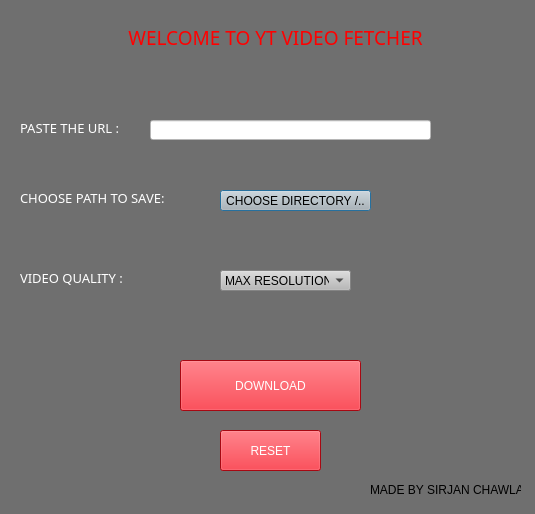
<?xml version="1.0" encoding="UTF-8"?>
<ui version="4.0">
 <class>Dialog</class>
 <widget class="QDialog" name="Dialog">
  <property name="geometry">
   <rect>
    <x>0</x>
    <y>0</y>
    <width>535</width>
    <height>514</height>
   </rect>
  </property>
  <property name="windowTitle">
   <string>Dialog</string>
  </property>
  <property name="styleSheet">
   <string notr="true">background-color: rgb(111, 111, 111);</string>
  </property>
  <widget class="QLabel" name="TITLE">
   <property name="geometry">
    <rect>
     <x>120</x>
     <y>30</y>
     <width>311</width>
     <height>21</height>
    </rect>
   </property>
   <property name="font">
    <font>
     <family>Segoe UI Black</family>
     <pointsize>14</pointsize>
     <weight>10</weight>
     <italic>false</italic>
     <bold>false</bold>
    </font>
   </property>
   <property name="styleSheet">
    <string notr="true">color: rgb(255, 0, 0);
font: 87 14pt &quot;Segoe UI Black&quot;;
</string>
   </property>
   <property name="text">
    <string>WELCOME TO YT VIDEO FETCHER</string>
   </property>
   <property name="alignment">
    <set>Qt::AlignBottom|Qt::AlignHCenter</set>
   </property>
  </widget>
  <widget class="QLabel" name="URL">
   <property name="geometry">
    <rect>
     <x>20</x>
     <y>120</y>
     <width>111</width>
     <height>16</height>
    </rect>
   </property>
   <property name="font">
    <font>
     <family>Segoe UI Black</family>
     <pointsize>10</pointsize>
    </font>
   </property>
   <property name="styleSheet">
    <string notr="true">color: rgb(255, 255, 255);</string>
   </property>
   <property name="text">
    <string>PASTE THE URL :</string>
   </property>
  </widget>
  <widget class="QLineEdit" name="URL_GET">
   <property name="geometry">
    <rect>
     <x>150</x>
     <y>120</y>
     <width>281</width>
     <height>20</height>
    </rect>
   </property>
   <property name="styleSheet">
    <string notr="true">background-color: rgb(255, 255, 255);
border-color: rgb(85, 255, 255);
font: 87 8pt &quot;Segoe UI Black&quot;;
</string>
   </property>
   <property name="text">
    <string/>
   </property>
  </widget>
  <widget class="QLabel" name="path">
   <property name="geometry">
    <rect>
     <x>20</x>
     <y>190</y>
     <width>161</width>
     <height>16</height>
    </rect>
   </property>
   <property name="font">
    <font>
     <family>Segoe UI Black</family>
     <pointsize>10</pointsize>
    </font>
   </property>
   <property name="styleSheet">
    <string notr="true">color: rgb(255, 255, 255);</string>
   </property>
   <property name="text">
    <string>CHOOSE PATH TO SAVE:</string>
   </property>
  </widget>
  <widget class="QPushButton" name="path_btn">
   <property name="geometry">
    <rect>
     <x>220</x>
     <y>190</y>
     <width>151</width>
     <height>21</height>
    </rect>
   </property>
   <property name="styleSheet">
    <string notr="true">font: 87 8pt &quot;Segoe UI Black&quot;;
background-color: rgb(185, 185, 185);
</string>
   </property>
   <property name="text">
    <string>CHOOSE DIRECTORY /..</string>
   </property>
  </widget>
  <widget class="QLabel" name="path_2">
   <property name="geometry">
    <rect>
     <x>20</x>
     <y>270</y>
     <width>161</width>
     <height>16</height>
    </rect>
   </property>
   <property name="font">
    <font>
     <family>Segoe UI Black</family>
     <pointsize>10</pointsize>
    </font>
   </property>
   <property name="styleSheet">
    <string notr="true">color: rgb(255, 255, 255);</string>
   </property>
   <property name="text">
    <string>VIDEO QUALITY : </string>
   </property>
  </widget>
  <widget class="QComboBox" name="choice_combo">
   <property name="geometry">
    <rect>
     <x>220</x>
     <y>270</y>
     <width>131</width>
     <height>21</height>
    </rect>
   </property>
   <property name="styleSheet">
    <string notr="true">background-color: rgb(185, 185, 185);
selection-color: rgb(0, 0, 0);
selection-background-color: rgb(255, 255, 255);
font: 87 8pt &quot;Segoe UI Black&quot;;</string>
   </property>
   <item>
    <property name="text">
     <string>MAX RESOLUTION</string>
    </property>
   </item>
   <item>
    <property name="text">
     <string>LOW RESOLUTION</string>
    </property>
   </item>
   <item>
    <property name="text">
     <string>AUDIO ONLY</string>
    </property>
   </item>
  </widget>
  <widget class="QPushButton" name="dwnld">
   <property name="geometry">
    <rect>
     <x>180</x>
     <y>360</y>
     <width>181</width>
     <height>51</height>
    </rect>
   </property>
   <property name="autoFillBackground">
    <bool>false</bool>
   </property>
   <property name="styleSheet">
    <string notr="true">font: 87 8pt &quot;Segoe UI Black&quot;;
color: rgb(255, 255, 255);
background-color: rgb(234, 11, 25);
</string>
   </property>
   <property name="text">
    <string>DOWNLOAD</string>
   </property>
  </widget>
  <widget class="QLabel" name="label">
   <property name="geometry">
    <rect>
     <x>370</x>
     <y>480</y>
     <width>151</width>
     <height>20</height>
    </rect>
   </property>
   <property name="styleSheet">
    <string notr="true">font: 87 8pt &quot;Segoe UI Black&quot;;</string>
   </property>
   <property name="text">
    <string>MADE BY SIRJAN CHAWLA</string>
   </property>
  </widget>
  <widget class="QLabel" name="url_label">
   <property name="geometry">
    <rect>
     <x>180</x>
     <y>160</y>
     <width>241</width>
     <height>20</height>
    </rect>
   </property>
   <property name="text">
    <string/>
   </property>
   <property name="alignment">
    <set>Qt::AlignCenter</set>
   </property>
  </widget>
  <widget class="QLabel" name="path_label">
   <property name="geometry">
    <rect>
     <x>170</x>
     <y>230</y>
     <width>241</width>
     <height>20</height>
    </rect>
   </property>
   <property name="text">
    <string/>
   </property>
  </widget>
  <widget class="QLabel" name="prog_label">
   <property name="geometry">
    <rect>
     <x>170</x>
     <y>310</y>
     <width>241</width>
     <height>20</height>
    </rect>
   </property>
   <property name="text">
    <string/>
   </property>
  </widget>
  <widget class="QPushButton" name="resetbtn">
   <property name="geometry">
    <rect>
     <x>220</x>
     <y>430</y>
     <width>101</width>
     <height>41</height>
    </rect>
   </property>
   <property name="autoFillBackground">
    <bool>false</bool>
   </property>
   <property name="styleSheet">
    <string notr="true">font: 87 8pt &quot;Segoe UI Black&quot;;
color: rgb(255, 255, 255);
background-color: rgb(234, 11, 25);
</string>
   </property>
   <property name="text">
    <string>RESET</string>
   </property>
  </widget>
 </widget>
 <resources/>
 <connections/>
</ui>
